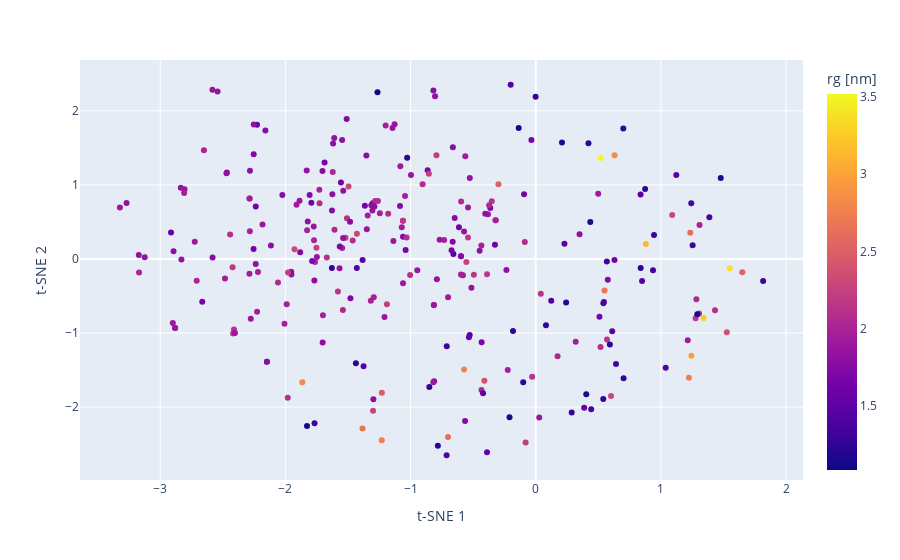

Here is the notebook cell this chart was saved with:
### Code cell
analysis.extract_features(featurization='phi_psi')  # Extract features using the CA distance method.;
analysis.reduce_features(
    method='tsne',
    perplexity_vals=[10, 20,  50, 100],
    circular=True,
    range_n_clusters=range(2,10,1),
    random_state=2025,
    n_components=2
);
vis.dimensionality_reduction_scatter(
    color_by="rg",  # Color the snapshots according to a molecular feature, here end-to-end distance.
    kde_by_ensemble=True,   # In the subplot with KDE, show data for the individual ensembles. 
    plotly=True, 
    dpi = 100,
    n_components=2,  # Number of components to plot, here 2D.
    size=20,        
    save=True,
    cmap_label='Reds'  # Colormap for the scatter plot.
);

### Figure 1 — Plotly figure (JSON) as saved in the notebook; plotly's stock layout.template omitted (floating-point values rounded to 4 significant figures; data arrays with more than 128 entries replaced by an {"elided": "..."} marker saying what was removed)
{"data": [{"customdata": {"elided": "288x1 str values"}, "hovertemplate": "t-SNE 1=%{x}<br>t-SNE 2=%{y}<br>index=%{customdata[0]}<br>color=%{marker.color}<extra></extra>", "legendgroup": "", "marker": {"color": {"elided": "288 float values"}, "coloraxis": "coloraxis", "symbol": "circle"}, "mode": "markers", "name": "", "orientation": "v", "showlegend": false, "type": "scatter", "x": {"elided": "288 float values"}, "xaxis": "x", "y": {"elided": "288 float values"}, "yaxis": "y"}], "layout": {"coloraxis": {"colorbar": {"title": {"text": "rg [nm]"}}, "colorscale": [[0, "#0d0887"], [0.1111, "#46039f"], [0.2222, "#7201a8"], [0.3333, "#9c179e"], [0.4444, "#bd3786"], [0.5556, "#d8576b"], [0.6667, "#ed7953"], [0.7778, "#fb9f3a"], [0.8889, "#fdca26"], [1, "#f0f921"]]}, "legend": {"tracegroupgap": 0}, "margin": {"t": 60}, "xaxis": {"anchor": "y", "domain": [0, 1], "title": {"text": "t-SNE 1"}}, "yaxis": {"anchor": "x", "domain": [0, 1], "title": {"text": "t-SNE 2"}}}}
